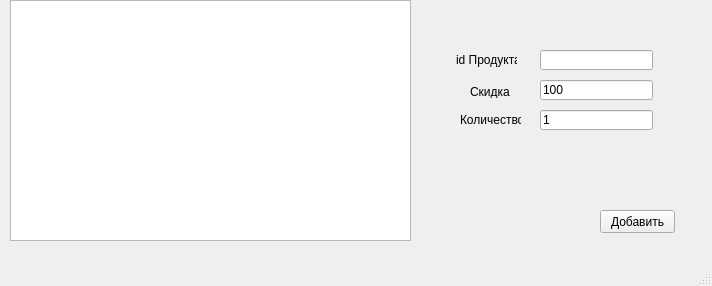
<?xml version="1.0" encoding="UTF-8"?>
<ui version="4.0">
 <class>MainWindow</class>
 <widget class="QMainWindow" name="MainWindow">
  <property name="geometry">
   <rect>
    <x>0</x>
    <y>0</y>
    <width>712</width>
    <height>286</height>
   </rect>
  </property>
  <property name="windowTitle">
   <string>MainWindow</string>
  </property>
  <widget class="QWidget" name="centralwidget">
   <widget class="QTableWidget" name="table">
    <property name="geometry">
     <rect>
      <x>10</x>
      <y>0</y>
      <width>401</width>
      <height>241</height>
     </rect>
    </property>
   </widget>
   <widget class="QLineEdit" name="lineEdit">
    <property name="geometry">
     <rect>
      <x>540</x>
      <y>50</y>
      <width>113</width>
      <height>20</height>
     </rect>
    </property>
   </widget>
   <widget class="QLineEdit" name="lineEdit_2">
    <property name="geometry">
     <rect>
      <x>540</x>
      <y>80</y>
      <width>113</width>
      <height>20</height>
     </rect>
    </property>
    <property name="text">
     <string>100</string>
    </property>
   </widget>
   <widget class="QLabel" name="label">
    <property name="geometry">
     <rect>
      <x>456</x>
      <y>50</y>
      <width>61</width>
      <height>20</height>
     </rect>
    </property>
    <property name="text">
     <string>id Продукта</string>
    </property>
   </widget>
   <widget class="QLabel" name="label_2">
    <property name="geometry">
     <rect>
      <x>470</x>
      <y>85</y>
      <width>47</width>
      <height>13</height>
     </rect>
    </property>
    <property name="text">
     <string>Скидка</string>
    </property>
   </widget>
   <widget class="QPushButton" name="pushButton">
    <property name="geometry">
     <rect>
      <x>600</x>
      <y>210</y>
      <width>75</width>
      <height>23</height>
     </rect>
    </property>
    <property name="text">
     <string>Добавить</string>
    </property>
   </widget>
   <widget class="QLineEdit" name="lineEdit_3">
    <property name="geometry">
     <rect>
      <x>540</x>
      <y>110</y>
      <width>113</width>
      <height>20</height>
     </rect>
    </property>
    <property name="text">
     <string>1</string>
    </property>
   </widget>
   <widget class="QLabel" name="label_3">
    <property name="geometry">
     <rect>
      <x>460</x>
      <y>110</y>
      <width>61</width>
      <height>20</height>
     </rect>
    </property>
    <property name="text">
     <string>Количество</string>
    </property>
   </widget>
   <widget class="QLabel" name="excep">
    <property name="geometry">
     <rect>
      <x>416</x>
      <y>210</y>
      <width>181</width>
      <height>21</height>
     </rect>
    </property>
    <property name="text">
     <string/>
    </property>
   </widget>
  </widget>
  <widget class="QMenuBar" name="menubar">
   <property name="geometry">
    <rect>
     <x>0</x>
     <y>0</y>
     <width>712</width>
     <height>21</height>
    </rect>
   </property>
  </widget>
  <widget class="QStatusBar" name="statusbar"/>
 </widget>
 <resources/>
 <connections/>
</ui>
